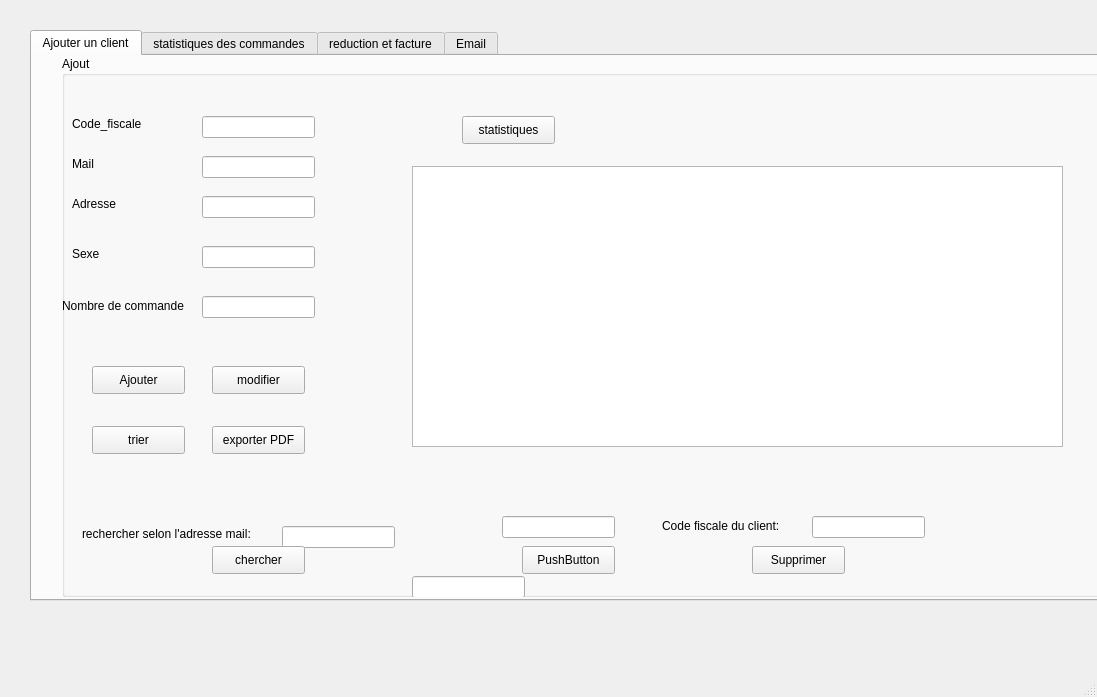
<?xml version="1.0" encoding="UTF-8"?>
<ui version="4.0">
 <class>Windowali</class>
 <widget class="QMainWindow" name="Windowali">
  <property name="geometry">
   <rect>
    <x>0</x>
    <y>0</y>
    <width>1097</width>
    <height>697</height>
   </rect>
  </property>
  <property name="windowTitle">
   <string>MainWindow</string>
  </property>
  <widget class="QWidget" name="centralwidget">
   <widget class="QTabWidget" name="tabWidget">
    <property name="enabled">
     <bool>true</bool>
    </property>
    <property name="geometry">
     <rect>
      <x>30</x>
      <y>30</y>
      <width>1101</width>
      <height>571</height>
     </rect>
    </property>
    <property name="currentIndex">
     <number>0</number>
    </property>
    <widget class="QWidget" name="tab">
     <attribute name="title">
      <string>Ajouter un client</string>
     </attribute>
     <widget class="QGroupBox" name="groupBox_2">
      <property name="geometry">
       <rect>
        <x>30</x>
        <y>0</y>
        <width>1051</width>
        <height>541</height>
       </rect>
      </property>
      <property name="styleSheet">
       <string notr="true"/>
      </property>
      <property name="title">
       <string>Ajout</string>
      </property>
      <widget class="QLabel" name="label_5">
       <property name="geometry">
        <rect>
         <x>10</x>
         <y>60</y>
         <width>71</width>
         <height>16</height>
        </rect>
       </property>
       <property name="text">
        <string>Code_fiscale</string>
       </property>
      </widget>
      <widget class="QLabel" name="label_6">
       <property name="geometry">
        <rect>
         <x>10</x>
         <y>100</y>
         <width>56</width>
         <height>16</height>
        </rect>
       </property>
       <property name="text">
        <string>Mail</string>
       </property>
      </widget>
      <widget class="QLabel" name="label_7">
       <property name="geometry">
        <rect>
         <x>10</x>
         <y>140</y>
         <width>56</width>
         <height>16</height>
        </rect>
       </property>
       <property name="text">
        <string>Adresse</string>
       </property>
      </widget>
      <widget class="QLineEdit" name="cd">
       <property name="geometry">
        <rect>
         <x>140</x>
         <y>60</y>
         <width>113</width>
         <height>22</height>
        </rect>
       </property>
      </widget>
      <widget class="QLineEdit" name="le_mail">
       <property name="geometry">
        <rect>
         <x>140</x>
         <y>100</y>
         <width>113</width>
         <height>22</height>
        </rect>
       </property>
      </widget>
      <widget class="QLineEdit" name="le_adresse">
       <property name="geometry">
        <rect>
         <x>140</x>
         <y>140</y>
         <width>113</width>
         <height>22</height>
        </rect>
       </property>
      </widget>
      <widget class="QPushButton" name="le_ajouter">
       <property name="geometry">
        <rect>
         <x>30</x>
         <y>310</y>
         <width>93</width>
         <height>28</height>
        </rect>
       </property>
       <property name="text">
        <string>Ajouter</string>
       </property>
      </widget>
      <widget class="QPushButton" name="pb_modifier">
       <property name="geometry">
        <rect>
         <x>150</x>
         <y>310</y>
         <width>93</width>
         <height>28</height>
        </rect>
       </property>
       <property name="text">
        <string>modifier</string>
       </property>
      </widget>
      <widget class="QLineEdit" name="le_sexe">
       <property name="geometry">
        <rect>
         <x>140</x>
         <y>190</y>
         <width>113</width>
         <height>22</height>
        </rect>
       </property>
      </widget>
      <widget class="QLabel" name="label_2">
       <property name="geometry">
        <rect>
         <x>10</x>
         <y>190</y>
         <width>56</width>
         <height>16</height>
        </rect>
       </property>
       <property name="text">
        <string>Sexe</string>
       </property>
      </widget>
      <widget class="QLineEdit" name="le_nbr">
       <property name="geometry">
        <rect>
         <x>140</x>
         <y>240</y>
         <width>113</width>
         <height>22</height>
        </rect>
       </property>
      </widget>
      <widget class="QLabel" name="label_4">
       <property name="geometry">
        <rect>
         <x>0</x>
         <y>240</y>
         <width>131</width>
         <height>20</height>
        </rect>
       </property>
       <property name="text">
        <string>Nombre de commande</string>
       </property>
      </widget>
      <widget class="QTableView" name="tab_client">
       <property name="geometry">
        <rect>
         <x>350</x>
         <y>110</y>
         <width>651</width>
         <height>281</height>
        </rect>
       </property>
      </widget>
      <widget class="QPushButton" name="trier">
       <property name="geometry">
        <rect>
         <x>30</x>
         <y>370</y>
         <width>93</width>
         <height>28</height>
        </rect>
       </property>
       <property name="text">
        <string>trier</string>
       </property>
      </widget>
      <widget class="QPushButton" name="le_PDF">
       <property name="geometry">
        <rect>
         <x>150</x>
         <y>370</y>
         <width>93</width>
         <height>28</height>
        </rect>
       </property>
       <property name="text">
        <string>exporter PDF</string>
       </property>
      </widget>
      <widget class="QLabel" name="label_3">
       <property name="geometry">
        <rect>
         <x>20</x>
         <y>470</y>
         <width>211</width>
         <height>16</height>
        </rect>
       </property>
       <property name="text">
        <string>rechercher selon l'adresse mail:</string>
       </property>
      </widget>
      <widget class="QLineEdit" name="le_email">
       <property name="geometry">
        <rect>
         <x>220</x>
         <y>470</y>
         <width>113</width>
         <height>22</height>
        </rect>
       </property>
      </widget>
      <widget class="QPushButton" name="le_chercher">
       <property name="geometry">
        <rect>
         <x>150</x>
         <y>490</y>
         <width>93</width>
         <height>28</height>
        </rect>
       </property>
       <property name="text">
        <string>chercher</string>
       </property>
      </widget>
      <widget class="QLineEdit" name="le_client">
       <property name="geometry">
        <rect>
         <x>440</x>
         <y>460</y>
         <width>113</width>
         <height>22</height>
        </rect>
       </property>
      </widget>
      <widget class="QPushButton" name="afficheur">
       <property name="geometry">
        <rect>
         <x>460</x>
         <y>490</y>
         <width>93</width>
         <height>28</height>
        </rect>
       </property>
       <property name="text">
        <string>PushButton</string>
       </property>
      </widget>
      <widget class="QLabel" name="label">
       <property name="geometry">
        <rect>
         <x>600</x>
         <y>460</y>
         <width>141</width>
         <height>20</height>
        </rect>
       </property>
       <property name="text">
        <string>Code fiscale du client:</string>
       </property>
      </widget>
      <widget class="QLineEdit" name="le_supp_code">
       <property name="geometry">
        <rect>
         <x>750</x>
         <y>460</y>
         <width>113</width>
         <height>22</height>
        </rect>
       </property>
      </widget>
      <widget class="QPushButton" name="pb_supprimer">
       <property name="geometry">
        <rect>
         <x>690</x>
         <y>490</y>
         <width>93</width>
         <height>28</height>
        </rect>
       </property>
       <property name="text">
        <string>Supprimer</string>
       </property>
      </widget>
      <widget class="QPushButton" name="le_stat">
       <property name="geometry">
        <rect>
         <x>400</x>
         <y>60</y>
         <width>93</width>
         <height>28</height>
        </rect>
       </property>
       <property name="text">
        <string>statistiques</string>
       </property>
      </widget>
      <widget class="QWidget" name="verticalLayoutWidget_2">
       <property name="geometry">
        <rect>
         <x>570</x>
         <y>50</y>
         <width>221</width>
         <height>41</height>
        </rect>
       </property>
       <layout class="QVBoxLayout" name="verticalLayout"/>
      </widget>
      <widget class="QLabel" name="label_10">
       <property name="geometry">
        <rect>
         <x>-100</x>
         <y>10</y>
         <width>1091</width>
         <height>591</height>
        </rect>
       </property>
       <property name="text">
        <string/>
       </property>
       <property name="pixmap">
        <pixmap>../../images/background.jpg</pixmap>
       </property>
      </widget>
      <widget class="QLineEdit" name="cd_2">
       <property name="geometry">
        <rect>
         <x>350</x>
         <y>520</y>
         <width>113</width>
         <height>22</height>
        </rect>
       </property>
      </widget>
      <zorder>label_10</zorder>
      <zorder>label_5</zorder>
      <zorder>label_6</zorder>
      <zorder>label_7</zorder>
      <zorder>cd</zorder>
      <zorder>le_mail</zorder>
      <zorder>le_adresse</zorder>
      <zorder>le_ajouter</zorder>
      <zorder>pb_modifier</zorder>
      <zorder>le_sexe</zorder>
      <zorder>label_2</zorder>
      <zorder>le_nbr</zorder>
      <zorder>label_4</zorder>
      <zorder>tab_client</zorder>
      <zorder>trier</zorder>
      <zorder>le_PDF</zorder>
      <zorder>label_3</zorder>
      <zorder>le_email</zorder>
      <zorder>le_chercher</zorder>
      <zorder>le_client</zorder>
      <zorder>afficheur</zorder>
      <zorder>label</zorder>
      <zorder>le_supp_code</zorder>
      <zorder>pb_supprimer</zorder>
      <zorder>le_stat</zorder>
      <zorder>verticalLayoutWidget_2</zorder>
      <zorder>cd_2</zorder>
     </widget>
    </widget>
    <widget class="QWidget" name="tab4">
     <attribute name="title">
      <string>statistiques des commandes</string>
     </attribute>
     <widget class="QFrame" name="horizontalFrame">
      <property name="geometry">
       <rect>
        <x>10</x>
        <y>70</y>
        <width>801</width>
        <height>341</height>
       </rect>
      </property>
      <layout class="QHBoxLayout" name="horizontalLayout_2"/>
     </widget>
    </widget>
    <widget class="QWidget" name="tab_4">
     <attribute name="title">
      <string>reduction et facture</string>
     </attribute>
     <widget class="QLabel" name="label_8">
      <property name="geometry">
       <rect>
        <x>200</x>
        <y>100</y>
        <width>131</width>
        <height>16</height>
       </rect>
      </property>
      <property name="text">
       <string>Code fiscale du client:</string>
      </property>
     </widget>
     <widget class="QLineEdit" name="le_fiscale">
      <property name="geometry">
       <rect>
        <x>360</x>
        <y>100</y>
        <width>113</width>
        <height>22</height>
       </rect>
      </property>
     </widget>
     <widget class="QPushButton" name="pb_reduction">
      <property name="geometry">
       <rect>
        <x>260</x>
        <y>170</y>
        <width>151</width>
        <height>28</height>
       </rect>
      </property>
      <property name="text">
       <string>calculer reduction</string>
      </property>
     </widget>
     <widget class="QLineEdit" name="png">
      <property name="geometry">
       <rect>
        <x>360</x>
        <y>230</y>
        <width>113</width>
        <height>22</height>
       </rect>
      </property>
     </widget>
     <widget class="QPushButton" name="PNG">
      <property name="geometry">
       <rect>
        <x>290</x>
        <y>290</y>
        <width>93</width>
        <height>28</height>
       </rect>
      </property>
      <property name="text">
       <string>exporter PNG</string>
      </property>
     </widget>
     <widget class="QLabel" name="label_9">
      <property name="geometry">
       <rect>
        <x>260</x>
        <y>230</y>
        <width>56</width>
        <height>16</height>
       </rect>
      </property>
      <property name="text">
       <string>le code:</string>
      </property>
     </widget>
    </widget>
    <widget class="QWidget" name="tab_5">
     <attribute name="title">
      <string>Email</string>
     </attribute>
     <widget class="QLabel" name="label_11">
      <property name="geometry">
       <rect>
        <x>60</x>
        <y>30</y>
        <width>91</width>
        <height>20</height>
       </rect>
      </property>
      <property name="text">
       <string>stmp server:</string>
      </property>
     </widget>
     <widget class="QLabel" name="label_12">
      <property name="geometry">
       <rect>
        <x>60</x>
        <y>80</y>
        <width>91</width>
        <height>20</height>
       </rect>
      </property>
      <property name="text">
       <string>Server port:</string>
      </property>
     </widget>
     <widget class="QLabel" name="label_13">
      <property name="geometry">
       <rect>
        <x>60</x>
        <y>130</y>
        <width>91</width>
        <height>20</height>
       </rect>
      </property>
      <property name="text">
       <string>Username:</string>
      </property>
     </widget>
     <widget class="QLabel" name="label_14">
      <property name="geometry">
       <rect>
        <x>60</x>
        <y>180</y>
        <width>81</width>
        <height>20</height>
       </rect>
      </property>
      <property name="text">
       <string>Password:</string>
      </property>
     </widget>
     <widget class="QLabel" name="label_15">
      <property name="geometry">
       <rect>
        <x>60</x>
        <y>220</y>
        <width>81</width>
        <height>20</height>
       </rect>
      </property>
      <property name="text">
       <string>Recipant to:</string>
      </property>
     </widget>
     <widget class="QLabel" name="label_16">
      <property name="geometry">
       <rect>
        <x>60</x>
        <y>270</y>
        <width>81</width>
        <height>20</height>
       </rect>
      </property>
      <property name="text">
       <string>Subject:</string>
      </property>
     </widget>
     <widget class="QLabel" name="label_17">
      <property name="geometry">
       <rect>
        <x>45</x>
        <y>370</y>
        <width>81</width>
        <height>20</height>
       </rect>
      </property>
      <property name="text">
       <string>Message:</string>
      </property>
     </widget>
     <widget class="QLineEdit" name="server">
      <property name="geometry">
       <rect>
        <x>190</x>
        <y>30</y>
        <width>501</width>
        <height>21</height>
       </rect>
      </property>
      <property name="text">
       <string>smtp.gmail.com</string>
      </property>
     </widget>
     <widget class="QLineEdit" name="port">
      <property name="geometry">
       <rect>
        <x>190</x>
        <y>80</y>
        <width>511</width>
        <height>22</height>
       </rect>
      </property>
      <property name="text">
       <string>465</string>
      </property>
     </widget>
     <widget class="QLineEdit" name="uname">
      <property name="geometry">
       <rect>
        <x>190</x>
        <y>130</y>
        <width>511</width>
        <height>22</height>
       </rect>
      </property>
     </widget>
     <widget class="QLineEdit" name="paswd">
      <property name="geometry">
       <rect>
        <x>180</x>
        <y>180</y>
        <width>511</width>
        <height>22</height>
       </rect>
      </property>
     </widget>
     <widget class="QLineEdit" name="rcpt">
      <property name="geometry">
       <rect>
        <x>180</x>
        <y>220</y>
        <width>511</width>
        <height>22</height>
       </rect>
      </property>
     </widget>
     <widget class="QLineEdit" name="subject">
      <property name="geometry">
       <rect>
        <x>180</x>
        <y>270</y>
        <width>511</width>
        <height>22</height>
       </rect>
      </property>
     </widget>
     <widget class="QPushButton" name="sendBtn">
      <property name="geometry">
       <rect>
        <x>750</x>
        <y>490</y>
        <width>93</width>
        <height>28</height>
       </rect>
      </property>
      <property name="text">
       <string>Send</string>
      </property>
     </widget>
     <widget class="QPlainTextEdit" name="msg">
      <property name="geometry">
       <rect>
        <x>180</x>
        <y>376</y>
        <width>521</width>
        <height>141</height>
       </rect>
      </property>
     </widget>
     <widget class="QLabel" name="label_18">
      <property name="geometry">
       <rect>
        <x>60</x>
        <y>320</y>
        <width>56</width>
        <height>16</height>
       </rect>
      </property>
      <property name="text">
       <string>Browse:</string>
      </property>
     </widget>
     <widget class="QLineEdit" name="file">
      <property name="geometry">
       <rect>
        <x>170</x>
        <y>330</y>
        <width>511</width>
        <height>22</height>
       </rect>
      </property>
     </widget>
     <widget class="QPushButton" name="browseBtn">
      <property name="geometry">
       <rect>
        <x>720</x>
        <y>330</y>
        <width>93</width>
        <height>28</height>
       </rect>
      </property>
      <property name="text">
       <string>Browse...</string>
      </property>
     </widget>
    </widget>
   </widget>
  </widget>
  <widget class="QMenuBar" name="menubar">
   <property name="geometry">
    <rect>
     <x>0</x>
     <y>0</y>
     <width>1097</width>
     <height>26</height>
    </rect>
   </property>
  </widget>
  <widget class="QStatusBar" name="statusbar"/>
 </widget>
 <resources/>
 <connections/>
</ui>
